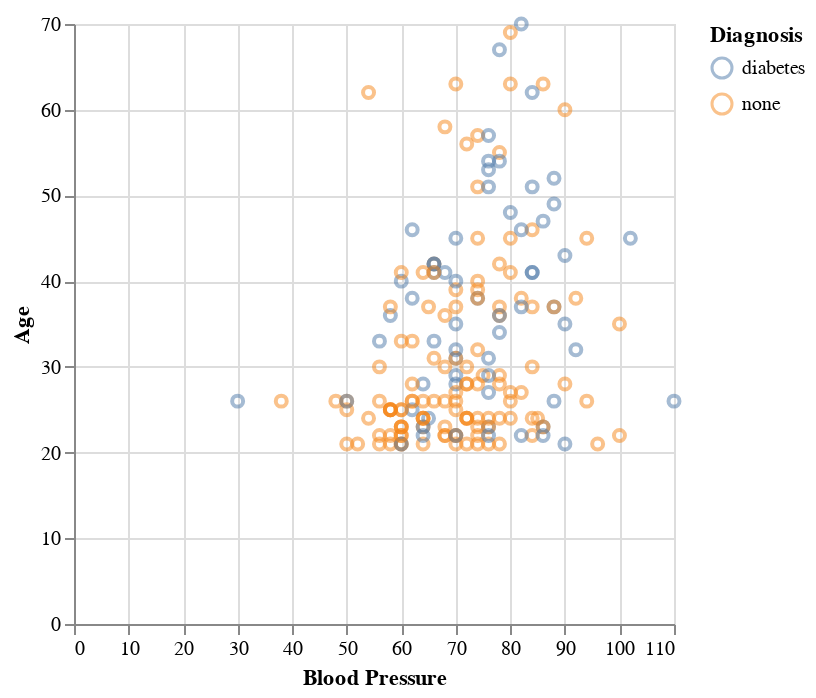

Notebook code cell kept with this figure:
### Code cell
#Visualizing two more of our predictor variables for the testing data set
diabetes_plot2=alt.Chart(diabetes_test).mark_point(opacity=0.5).encode(
    x=alt.X("BloodPressure").title("Blood Pressure"),
    y=alt.Y("Age").title("Age"),
    color=alt.Color("Diagnosis").title("Diagnosis")
)
diabetes_plot2

### Figure 1 — Vega-Lite specification as saved in the notebook (floating-point values rounded to 4 significant figures; data arrays with more than 128 entries replaced by an {"elided": "..."} marker saying what was removed)
{"config": {"view": {"continuousWidth": 300, "continuousHeight": 300}}, "data": {"name": "data-8044ae2ffc901e6db7418d4b20316033"}, "mark": {"type": "point", "opacity": 0.5}, "encoding": {"color": {"field": "Diagnosis", "title": "Diagnosis", "type": "nominal"}, "x": {"field": "BloodPressure", "title": "Blood Pressure", "type": "quantitative"}, "y": {"field": "Age", "title": "Age", "type": "quantitative"}}, "$schema": "https://vega.github.io/schema/vega-lite/v5.8.0.json", "datasets": {"data-8044ae2ffc901e6db7418d4b20316033": {"elided": "192 records"}}}
